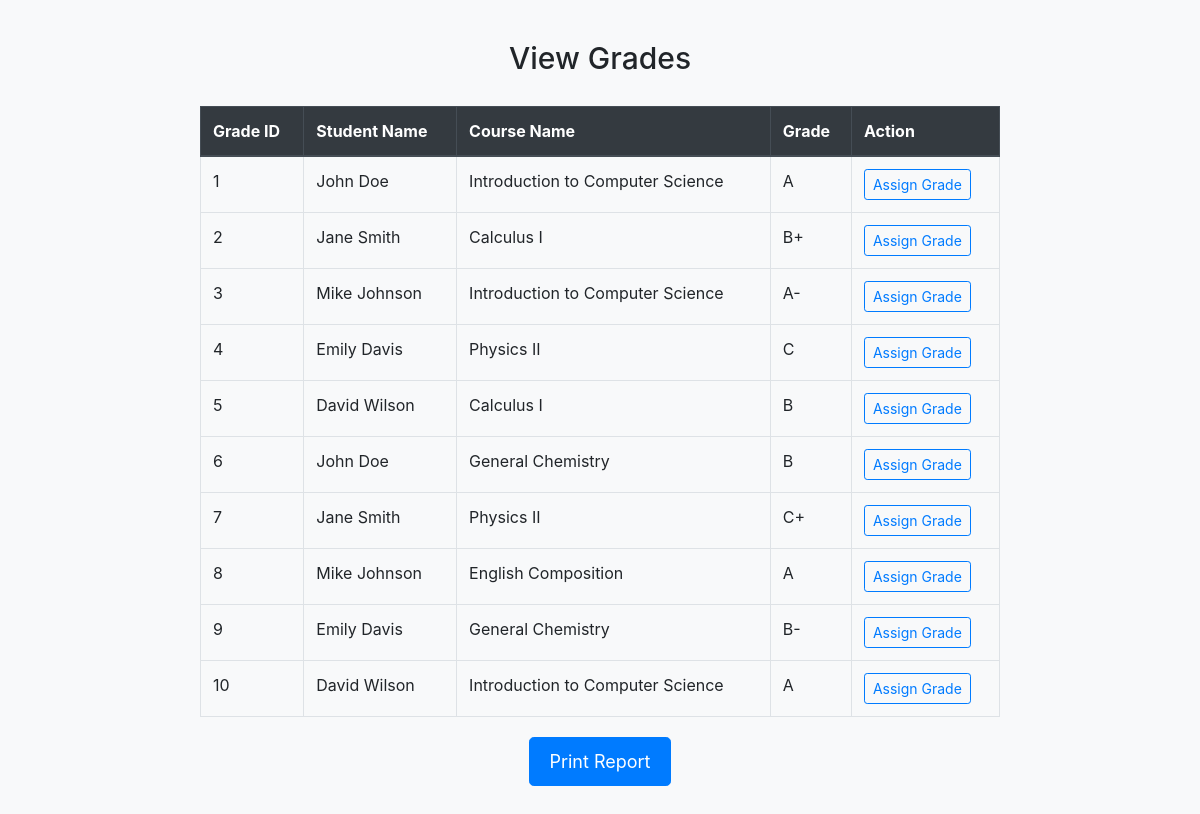
/view_grades.php (signed in), run on the app's committed database.
### tables this page shows
CREATE TABLE `grades` (
  `grade_id` int(11) NOT NULL,
  `student_id` int(11) DEFAULT NULL,
  `course_id` int(11) DEFAULT NULL,
  `grade` varchar(10) DEFAULT NULL
);

CREATE TABLE `students` (
  `student_id` int(11) NOT NULL,
  `student_name` varchar(255) NOT NULL,
  `student_email` varchar(255) NOT NULL,
  `student_phone` varchar(20) NOT NULL,
  `date_of_birth` date NOT NULL,
  `address` varchar(255) NOT NULL
);

CREATE TABLE `courses` (
  `course_id` int(11) NOT NULL,
  `course_code` varchar(50) NOT NULL,
  `course_name` varchar(100) NOT NULL
);

### view_grades.php (the view, shortened to what this page needs)
<?php
require_once 'db_connection.php';
$stmt = $mysqli->prepare('SELECT grades.grade_id, students.student_name, courses.course_name, grades.grade FROM grades INNER JOIN students ON grades.student_id = students.student_id INNER JOIN courses ON grades.course_id = courses.course_id');
$stmt->execute();
$result = $stmt->get_result();
$grades = $result->fetch_all(MYSQLI_ASSOC);
?>
<!DOCTYPE html>
<html>
<head>
    <link rel="stylesheet" href="https://stackpath.bootstrapcdn.com/bootstrap/4.5.2/css/bootstrap.min.css">
</head>
<body>
    <div class="container">
        <h1>View Grades</h1>
        <div class="table-container">
            <table class="table table-bordered table-hover">
                <thead class="thead-dark">
                    <tr>
                        <th>Grade ID</th>
                        <th>Student Name</th>
                        <th>Course Name</th>
                        <th>Grade</th>
                        <?php if ($_SESSION['role'] === 'instructor') { ?>
                            <th>Action</th>
                        <?php } ?>
                    </tr>
                </thead>
                <tbody>
                    <?php foreach ($grades as $grade) { ?>
                        <tr>
                            <td><?php echo $grade['grade_id']; ?></td>
                            <td><?php echo $grade['student_name']; ?></td>
                            <td><?php echo $grade['course_name']; ?></td>
                            <td><?php echo $grade['grade']; ?></td>
                            <?php if ($_SESSION['role'] === 'instructor') { ?>
                                <td>
                                    <a href="assign_grade.php?id=<?php echo $grade['grade_id']; ?>" class="btn btn-outline-primary btn-sm">Assign Grade</a>
                                </td>
                            <?php } ?>
                        </tr>
                    <?php } ?>
                </tbody>
            </table>
        </div>
        <div class="btn-print">
            <button type="button" class="btn btn-primary btn-lg" onclick="window.location.href = 'report.php';">Print Report</button>
        </div>
    </div>
</body>
</html>

### view_grades.php (style rules this page uses)
body { background-color: #f8f9fa; padding: 40px; }
h1 { text-align: center; font-size: 30px; margin-bottom: 30px; }
.table-container { max-width: 800px; margin: 0 auto; }
.btn-print { margin-top: 20px; text-align: center; }
.btn-print button { font-size: 18px; padding: 10px 20px; }

### data on the page
grades: grade_id "1", student.student_name "John Doe", course.course_name "Introduction to Computer Science", grade "A"
grades: grade_id "2", student.student_name "Jane Smith", course.course_name "Calculus I", grade "B+"
grades: grade_id "3", student.student_name "Mike Johnson", course.course_name "Introduction to Computer Science", grade "A-"
grades: grade_id "4", student.student_name "Emily Davis", course.course_name "Physics II", grade "C"
grades: grade_id "5", student.student_name "David Wilson", course.course_name "Calculus I", grade "B"
grades: grade_id "6", student.student_name "John Doe", course.course_name "General Chemistry", grade "B"
grades: grade_id "7", student.student_name "Jane Smith", course.course_name "Physics II", grade "C+"
grades: grade_id "8", student.student_name "Mike Johnson", course.course_name "English Composition", grade "A"
grades: grade_id "9", student.student_name "Emily Davis", course.course_name "General Chemistry", grade "B-"
grades: grade_id "10", student.student_name "David Wilson", course.course_name "Introduction to Computer Science", grade "A"
